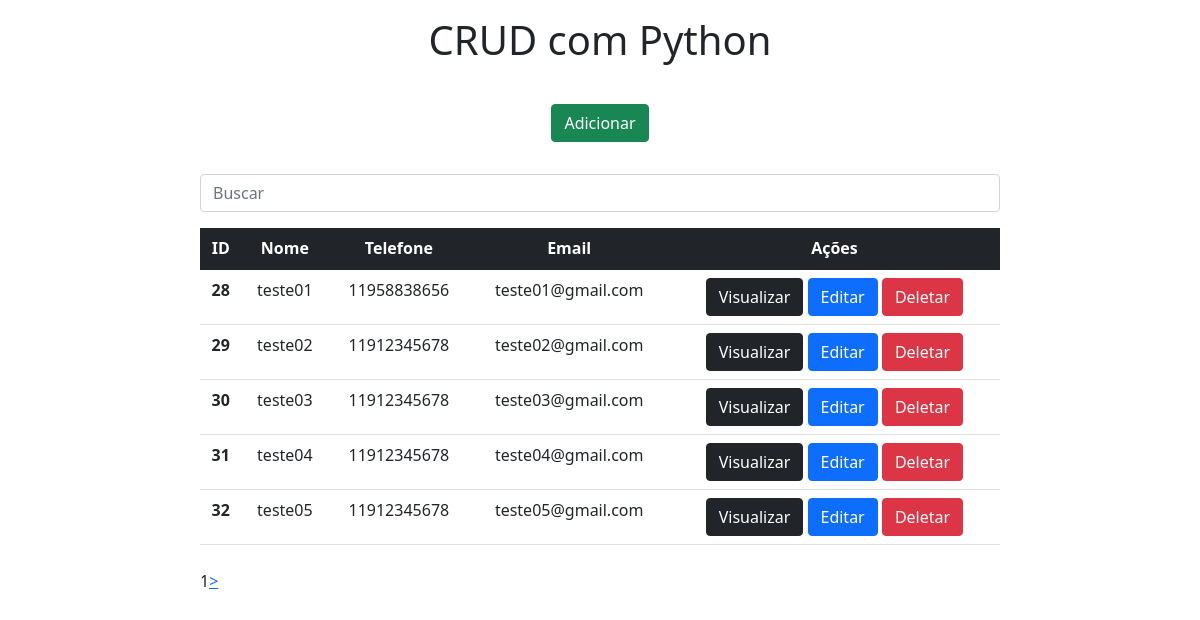
The page / on the database its author committed.
### app/models.py (models this page shows)
class User (models.Model):
    username = models.CharField(max_length=20)
    phone = models.IntegerField(max_length=11)
    email = models.EmailField(max_length=254)

### app/views.py (the view)
# urls.py: 2. Add a URL to urlpatterns:  path('', views.home, name='home')
def home(request):
    data = {}
    all = User.objects.all()
    paginator = Paginator(all, 5)
    pages = request.GET.get('page')
    search = request.GET.get('search')
    if search:
        data['db'] = User.objects.filter(username__icontains = search)
    else:
        data['db'] = paginator.get_page(pages)
    return render(request, 'index.html', data)

### app/templates/index.html (shortened to what this page needs)
<!DOCTYPE html>
<html lang="pt-br">
<head>
    <link href="https://cdn.jsdelivr.net/npm/bootstrap@5.1.3/dist/css/bootstrap.min.css" rel="stylesheet"
>
</head>
<body>
    <main>
        <div class="col-8 m-auto pt-3 pb-2 text-center">
            <h1>CRUD com Python</h1>
        </div>
        <div class="col-8 m-auto pt-4 pb-2 text-center">
            <a href="/form" class="btn btn-success">Adicionar</a>
        </div>
        <div class="col-8 m-auto pt-4 pb-2 text-center">
            <form method="GET">
                <input type="text" id="search" name="search" class="form-control" placeholder="Buscar">
            </form>
        </div>
        <div class="col-8 m-auto pt-2 pb-2 text-center">
            <table class="table">
                <thead>
                    <tr class="table-dark">
                        <th scope="col">ID</th>
                        <th scope="col">Nome</th>
                        <th scope="col">Telefone</th>
                        <th scope="col">Email</th>
                        <th scope="col">Ações</th>
                    </tr>
                </thead>
                <tbody>
                    {% for dbs in db%}
                    <tr>
                        <th>{{dbs.id}}</th>
                        <td>{{dbs.username}}</td>
                        <td>{{dbs.phone}}</td>
                        <td>{{dbs.email}}</td>
                        <td>
                            <a href="/view/{{dbs.id}}/" class="btn btn-dark">Visualizar</a>
                            <a href="/edit/{{dbs.id}}/" class="btn btn-primary">Editar</a>
                            <a href="/delete/{{dbs.id}}/" class="btn btn-danger btnDel">Deletar</a>
                        </td>
                    </tr>
                    {% endfor %}
                </tbody>
            </table>
        </div>
        <div class="pagination col-8 m-auto text-center">
            {{db.number}}
            {% if db.has_next %}
                <a href="?page={{db.next_page_number}}">&gt</a>
            {% endif %}
        </div>
    </main>
    {% load static %}
</body>
</html>

### rows shown on the page
User: id "28", username "teste01", phone "11958838656", email "teste01@gmail.com"
User: id "29", username "teste02", phone "11912345678", email "teste02@gmail.com"
User: id "30", username "teste03", phone "11912345678", email "teste03@gmail.com"
User: id "31", username "teste04", phone "11912345678", email "teste04@gmail.com"
User: id "32", username "teste05", phone "11912345678", email "teste05@gmail.com"

### other values the page prints
{{ db.number }} "1"
